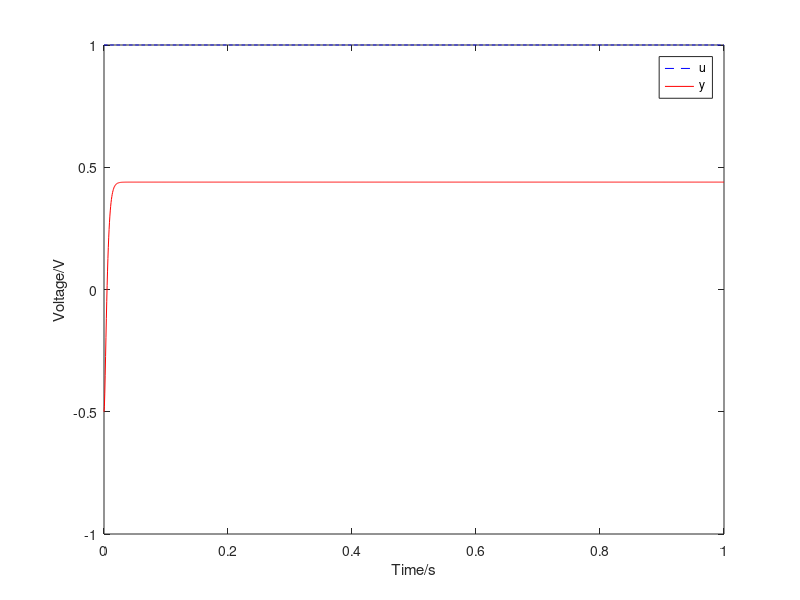

The MATLAB script that drew this image:
pkg load control;

clear;

G=tf([15.45], [1.17e-4 9.13e-2 16.45]);
stepsize=1.0;

[y_unit t]=step(G,1);
y=(y_unit*stepsize)-0.5;
u=ones(length(t),1)*stepsize;

figure
plot(t,u,'b--',t,y,'r-')
legend('u','y');
xlabel('Time/s');
ylabel('Voltage/V');
